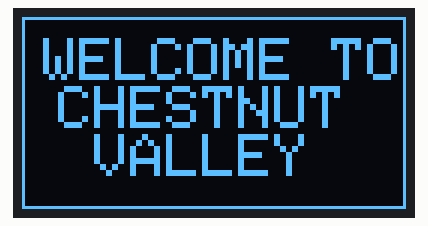
A sketch run on a simulated Arduino Uno, built with avr-gcc and run on an emulated ATmega328P. Parts: 128×64 one-colour display.

Above: at 0.2 s.
At 2.2 s:
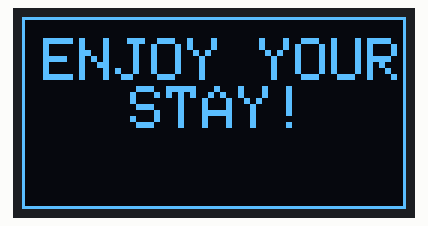
At 4.3 s:
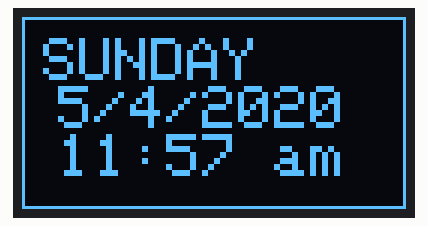

Measured:
- by itself, everything shown: repeats every 6.2 s, in 6 steps
- what the display in image 0 shows lasts 2.0 s, from 0.1 s to 2.1 s

The sketch:

Lego_City.ino
```cpp
#include <Wire.h>
#include <Adafruit_GFX.h>
#include <Adafruit_SSD1306.h>

Adafruit_SSD1306 oled_1(128,64, &Wire,-1);

void setup()
{
    oled_1.begin(SSD1306_SWITCHCAPVCC,0x3C);

}


void loop()
{

    oled_1.clearDisplay(); oled_1.display();
    oled_1.drawRect(0,0,128,64,WHITE); oled_1.display();
    oled_1.setTextSize(2); oled_1.setTextColor(WHITE); oled_1.setCursor(7,7); oled_1.print(String("WELCOME TO CHESTNUT   VALLEY")); oled_1.display();
    delay(2000);
    oled_1.clearDisplay(); oled_1.display();
    oled_1.drawRect(0,0,128,64,WHITE); oled_1.display();
    oled_1.setTextSize(2); oled_1.setTextColor(WHITE); oled_1.setCursor(7,7); oled_1.print(String("ENJOY YOUR   STAY!")); oled_1.display();
    delay(2000);
    oled_1.clearDisplay(); oled_1.display();
    oled_1.drawRect(0,0,128,64,WHITE); oled_1.display();
    oled_1.setTextSize(2); oled_1.setTextColor(WHITE); oled_1.setCursor(7,7); oled_1.print(String("SUNDAY     5/4/2020  11:57 am")); oled_1.display();
    delay(2000);

}
```
